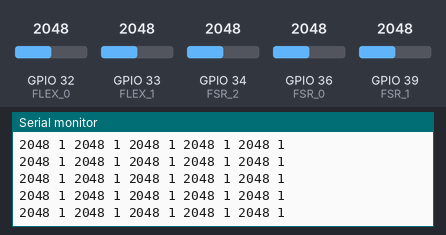
Recording of a sketch running on a simulated ESP32. Parts: the last lines printed to the serial monitor. Inputs (shaded band) come from the test bench; at power-on: GPIO 33 (FLEX_1) = 2048, GPIO 34 (FSR_2) = 2048, GPIO 36 (FSR_0) = 2048, GPIO 32 (FLEX_0) = 2048, GPIO 39 (FSR_1) = 2048.

Above: at 4.2 s.
4.3 s: GPIO 33 (FLEX_1) set to 1058
At 5.2 s:
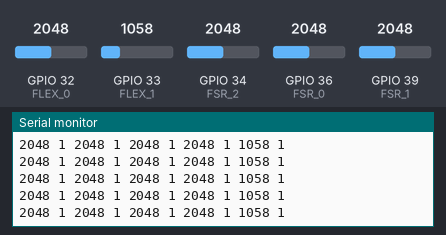
5.8 s: GPIO 33 (FLEX_1) set to 972
At 6.9 s:
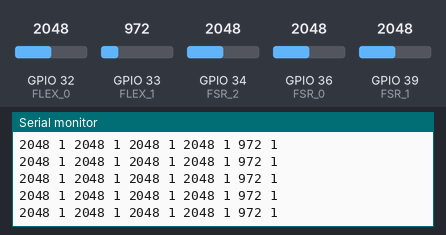
7.3 s: GPIO 34 (FSR_2) set to 1070
At 8.4 s:
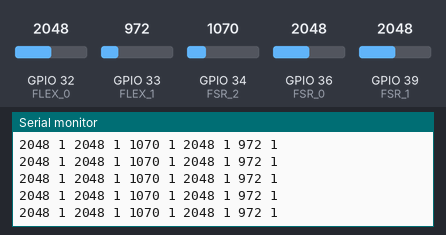
8.8 s: GPIO 34 (FSR_2) set to 936
At 9.5 s:
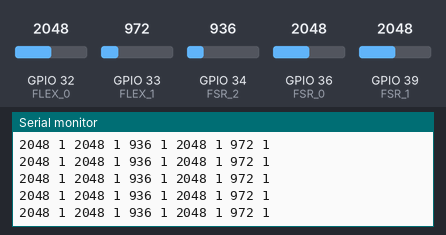
10.3 s: GPIO 36 (FSR_0) set to 1069
At 11.1 s:
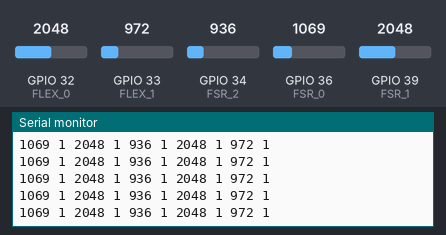
11.8 s: GPIO 36 (FSR_0) set to 943
At 12.6 s:
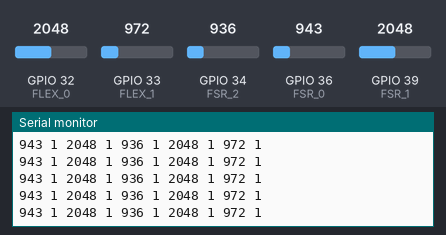
Timing chart, 0 to 14.8 s (numbered marks = the images above; inputs shaded):
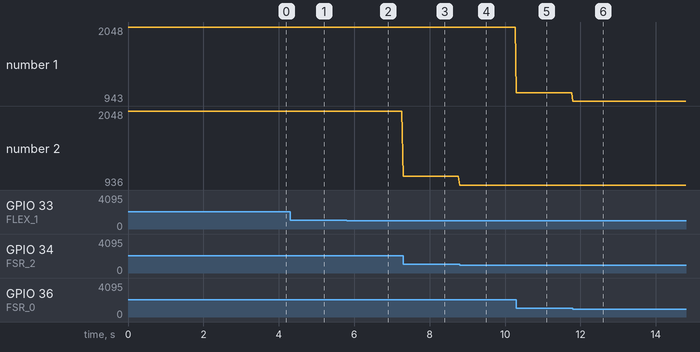

Measured:
- after the input at 4.3 s, the serial monitor: prints a new line at once (image 1)
- after the input at 5.8 s, the serial monitor: prints a new line at once (image 2)
- after the input at 7.3 s, the serial monitor: prints a new line at once (image 3)
- after the input at 8.8 s, the serial monitor: prints a new line at once (image 4)
- after the input at 10.3 s, the serial monitor: prints a new line at once (image 5)
- after the input at 11.8 s, the serial monitor: prints a new line at once (image 6)
- plotted number 1: 2048 → 1069 after the input at 10.3 s, 1069 → 943 after the input at 11.8 s
- plotted number 2: 2048 → 1070 after the input at 7.3 s, 1070 → 936 after the input at 8.8 s

The sketch:

NoBlueTest.ino
```cpp
#include "BluetoothSerial.h"

#define FSR_0 36
#define FSR_1 39
#define FSR_2 34

#define FLEX_0 32
#define FLEX_1 33

BluetoothSerial SerialBT;

int numFinger = 3;
int numFlex = 2;
int touch[3];
int flex[2];

void setup() {
  // put your setup code here, to run once:

  Serial.begin(9600);

}

void loop() {
  // put your main code here, to run repeatedly:
  touch[0] = analogRead(FSR_0);
  touch[1] = analogRead(FSR_1);
  touch[2] = analogRead(FSR_2);
  for (int i = 0; i < numFinger; i++){
    if (touch[i] >= 10){
      Serial.print(touch[i]); Serial.print(" "); Serial.print("1"); Serial.print(" ");
    }
    else{
      Serial.print("0"); Serial.print(" "); Serial.print("0"); Serial.print(" ");
    }
  }
  flex[0] = analogRead(FLEX_0);
  flex[1] = analogRead(FLEX_1);
  for (int i = 0; i < numFlex; i++){
    if (flex[i] != 0){
      Serial.print(flex[i]); Serial.print(" "); Serial.print("1"); Serial.print(" ");
    }
    else{
      Serial.print("0"); Serial.print(" "); Serial.print("0"); Serial.print(" ");
    }
  }
  Serial.println(" ");

  delay(10);
}
```
